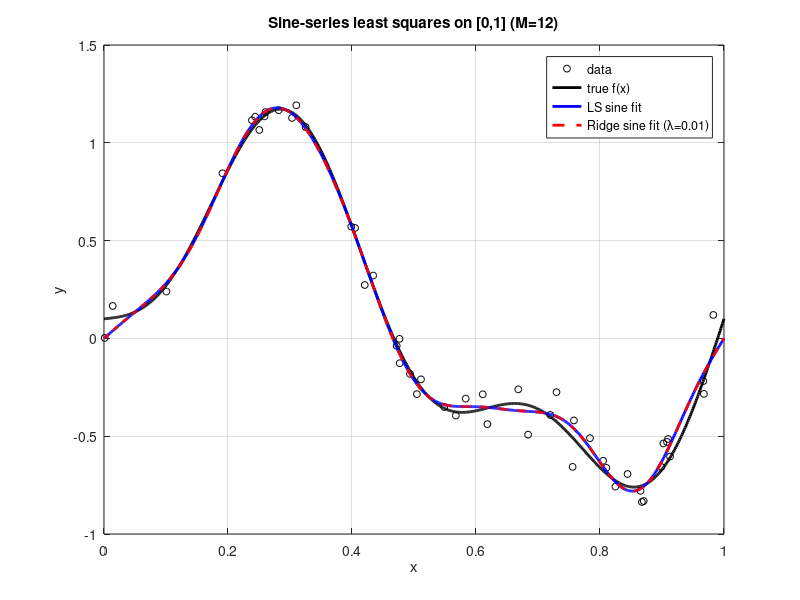

Here is the MATLAB script that generated this plot:
function fit_sines_demo()
  % --- 0) Setup: interval [a,b] and sample data --------------------------
  a = 0; b = 1;                      % fit on [a,b]
  N = 50;                            % number of data points
  rng(0);                            % Octave: rand("seed",0)
  x = sort(a + (b-a)*rand(N,1));     % N-by-1 column vector in [a,b]

  % True (unknown) function + noise (for demo)
  ftrue = @(t) 0.8*sin(2*pi*((t-a)/(b-a))) - 0.3*sin(5*pi*((t-a)/(b-a))) + 0.1;
  sigma = 0.08;
  y = ftrue(x) + sigma*randn(N,1);

  % --- 1) Choose sine basis size M ---------------------------------------
  % Using sines sin(j*pi*(x-a)/(b-a)) for j = 1..M
  % Note: pure sines imply f(a)=f(b)=0 for the "ideal" series on uniform grids;
  % here we do LS on possibly irregular x, so it's just a flexible basis.
  M = 12;                            % number of sine functions (columns)

  % --- 2) Build the design matrix S (N-by-M) -----------------------------
  j = 1:M;                           % 1-by-M
  theta = pi*(x - a)/(b - a);        % N-by-1
  S = sin(theta * j);                % implicit expansion: N-by-1 times 1-by-M -> N-by-M

  % --- 3) Solve for coefficients c ---------------------------------------
  % (a) Plain least-squares (preferred: backslash does QR/SVD under the hood)
  c_ls = S \ y;                      % M-by-1

  % (b) Optional: ridge-regularized solve (stabilizes if M is large)
  lambda = 1e-2;                     % try 0 (off), 1e-3, 1e-2, 1e-1, ...
  c_ridge = (S.'*S + lambda*eye(M)) \ (S.'*y);

  % --- 4) Evaluate the fit on a dense grid --------------------------------
  xfit = linspace(a,b,800).';        % fine grid
  thetaf = pi*(xfit - a)/(b - a);    % L-by-1
  Sfit = sin(thetaf * j);            % L-by-M
  yfit_ls    = Sfit * c_ls;
  yfit_ridge = Sfit * c_ridge;

  % --- 5) Report and plot -------------------------------------------------
  fprintf('M = %d sines, N = %d data\n', M, N);
  fprintf('Train MSE (LS)   : %.4g\n', mean((S*c_ls - y).^2));
  fprintf('Train MSE (Ridge): %.4g   (lambda=%.3g)\n', mean((S*c_ridge - y).^2), lambda);

  figure(1); clf; hold on; grid on;
  plot(x, y, 'ko', 'markersize', 5, 'displayname', 'data');
  plot(xfit, ftrue(xfit), 'k-', 'linewidth', 2, 'displayname', 'true f(x)');
  plot(xfit, yfit_ls, 'b-', 'linewidth', 2, 'displayname', 'LS sine fit');
  plot(xfit, yfit_ridge, 'r--', 'linewidth', 2, 'displayname', sprintf('Ridge sine fit (\\lambda=%g)', lambda));
  xlabel('x'); ylabel('y'); xlim([a b]);
  title(sprintf('Sine-series least squares on [%g,%g] (M=%d)', a, b, M));
  legend('location','best'); box on;

  % --- 6) (Optional) compare different M on the fly -----------------------
  % Try changing M to 4, 8, 16 and re-run to see under/overfitting behavior.
end


